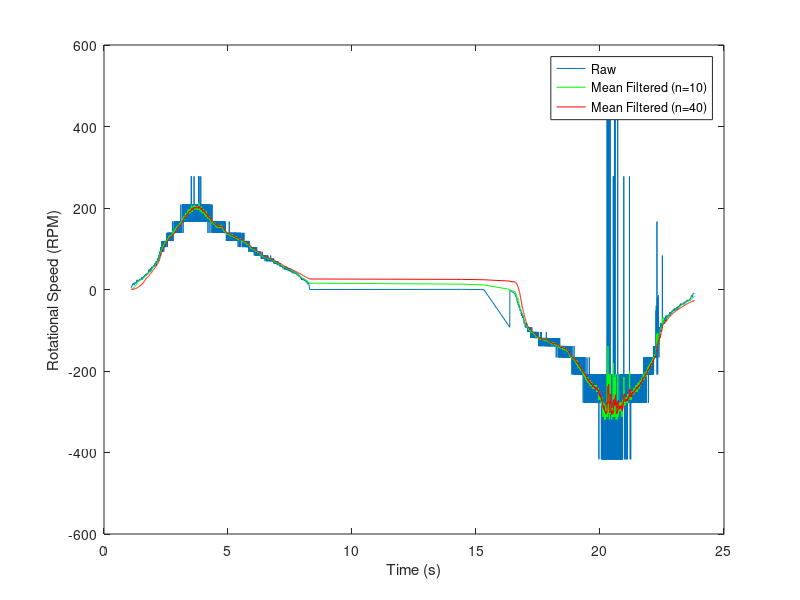

Write the MATLAB code that produced this figure.
clear;
clc;
data = importdata('data.txt','\t');
res = 200;
fn = 10;
fl = 200;
n = 1:length(data);
st = 360e-6; % Sample Period
sf = 1/st; % Sample Frequency

A = data(:,1)' > 125;
B = data(:,2)' > 125;
Z = data(:,3)' > 125;
% time = data(:,4)'/1e6;
t = linspace(0,st*length(data),length(data));
% 
dA = diff(A)==1;
At = t(dA);
dAt = diff(At);
% As = 60./(res*At);
dAB = dA.*(2*(B(1:length(dA))-1/2));
dAB2 = dAB(dAB~=0);
t2 = t(dAB~=0);
dABsum = cumsum(dAB2);
pos = dABsum./res;
dpos = diff(pos);
dt2 = diff(t2);
speed = 60*dpos./dt2;
speedf = filter(1/fn*ones(fn,1),1,speed);
fn = 40;
speedf2 = filter(1/fn*ones(fn,1),1,speed);
% dpost = pos(dpos~=0);
% test = 6000./(res*diff(dABsum));
%dABt = Bt(1:length(dAt)).*dAt;
% dAt2 = 60./(res*dAt);
% speed = 0;
% j=0;
% s = zeros(size(dAB));
% for i=1:length(dAB)
%     if ( dA(i) == 1 )
%         if( j > 0 )
%             speed = dAt2(j);
%         end
%         j=j+1;
%     elseif ( dAB(i) == -1 )
%         speed = -dAt2(j);
%         j=j+1;
%     end
%     s(i) = speed;
% end
% 
% for i=(fl+1):length(dAB)
%     s(i)=(dABsum(i)-dABsum(i-fl))/(t(i)-t(i-fl));
% end

        
% fdAt = filter(1/fn*ones(fn,1),1,dAt2);
% % 
% dZ = diff(Z)==1;
% Zt = time(diff(Z)==1);
% dZt = 60./diff(Zt);
% 
% nt = n(diff(Z)==1);
% nt2 = n(diff(Z)==-1);
% nt2-nt;
% 
% for i=1:length(nt)-1
% sum(dA(nt(i):nt(i+1)))
% end
%
plot(t2(1:length(speed)),speed,t2(1:length(speedf)),speedf,'g',t2(1:length(speedf2)),speedf2,'r');
%plot(linspace(0,st*length(data),length(pos)),pos);%,linspace(0,st*length(data),length(s)),s);
%plot(linspace(0,st*length(data),length(dAt2)),dAt2,linspace(0,st*length(data),length(fdAt)),fdAt,'r');%,Bt(1:length(fdBt)),fdBt,Zt(1:length(dZt)),dZt);
xlabel('Time (s)');
ylabel('Rotational Speed (RPM)');
legend('Raw','Mean Filtered (n=10)','Mean Filtered (n=40)');
%plot(Z)
